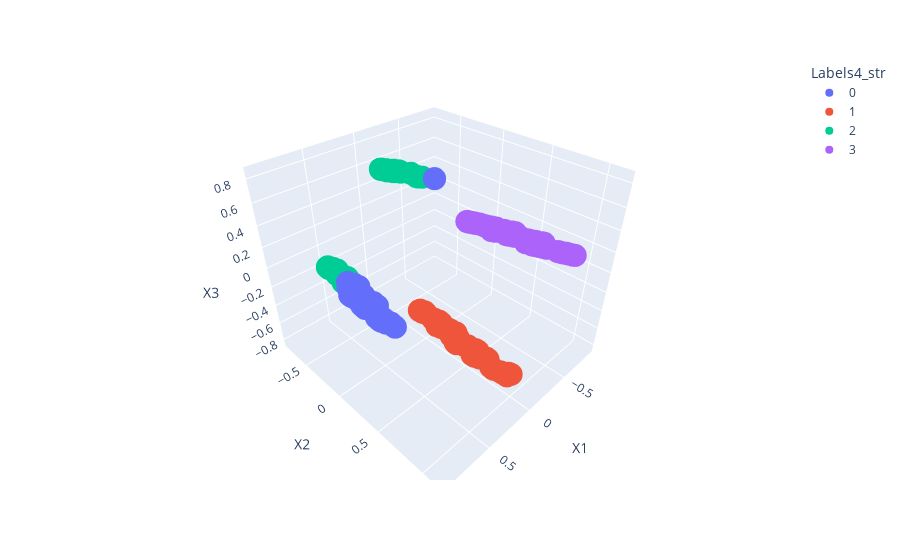

The cell this chart's notebook holds for it:
### Code cell
#Visualizing the data using 3 features and 4 clusters


import plotly.express as px


fig = px.scatter_3d(X_pca_km4, x='X1', y='X2', z='X3', color=X_pca_km4['Labels4_str'])
fig.show()

### Figure 1 — Plotly figure (JSON) as saved in the notebook; plotly's stock layout.template omitted (floating-point values rounded to 4 significant figures; data arrays with more than 128 entries replaced by an {"elided": "..."} marker saying what was removed)
{"data": [{"hovertemplate": "Labels4_str=0<br>X1=%{x}<br>X2=%{y}<br>X3=%{z}<extra></extra>", "legendgroup": "0", "marker": {"color": "#636efa", "symbol": "circle"}, "mode": "markers", "name": "0", "scene": "scene", "showlegend": true, "type": "scatter3d", "x": {"elided": "524 float values"}, "y": {"elided": "524 float values"}, "z": {"elided": "524 float values"}}, {"hovertemplate": "Labels4_str=1<br>X1=%{x}<br>X2=%{y}<br>X3=%{z}<extra></extra>", "legendgroup": "1", "marker": {"color": "#EF553B", "symbol": "circle"}, "mode": "markers", "name": "1", "scene": "scene", "showlegend": true, "type": "scatter3d", "x": {"elided": "257 float values"}, "y": {"elided": "257 float values"}, "z": {"elided": "257 float values"}}, {"hovertemplate": "Labels4_str=2<br>X1=%{x}<br>X2=%{y}<br>X3=%{z}<extra></extra>", "legendgroup": "2", "marker": {"color": "#00cc96", "symbol": "circle"}, "mode": "markers", "name": "2", "scene": "scene", "showlegend": true, "type": "scatter3d", "x": {"elided": "483 float values"}, "y": {"elided": "483 float values"}, "z": {"elided": "483 float values"}}, {"hovertemplate": "Labels4_str=3<br>X1=%{x}<br>X2=%{y}<br>X3=%{z}<extra></extra>", "legendgroup": "3", "marker": {"color": "#ab63fa", "symbol": "circle"}, "mode": "markers", "name": "3", "scene": "scene", "showlegend": true, "type": "scatter3d", "x": {"elided": "736 float values"}, "y": {"elided": "736 float values"}, "z": {"elided": "736 float values"}}], "layout": {"legend": {"title": {"text": "Labels4_str"}, "tracegroupgap": 0}, "margin": {"t": 60}, "scene": {"domain": {"x": [0, 1], "y": [0, 1]}, "xaxis": {"title": {"text": "X1"}}, "yaxis": {"title": {"text": "X2"}}, "zaxis": {"title": {"text": "X3"}}}}}
